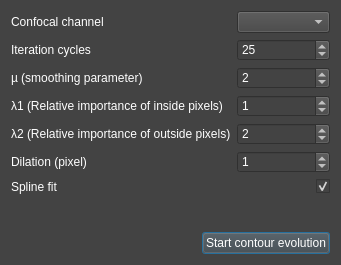
<?xml version="1.0" encoding="UTF-8"?>
<ui version="4.0">
 <class>Dialog_active_contour</class>
 <widget class="QDialog" name="Dialog_active_contour">
  <property name="geometry">
   <rect>
    <x>0</x>
    <y>0</y>
    <width>341</width>
    <height>265</height>
   </rect>
  </property>
  <property name="windowTitle">
   <string>Active contour selector tool</string>
  </property>
  <property name="styleSheet">
   <string notr="true">QWidget{
	background-color: rgb(67, 67, 67);
	color: rgb(255, 255, 255);
}</string>
  </property>
  <layout class="QVBoxLayout" name="verticalLayout">
   <item>
    <widget class="QWidget" name="formWidget" native="true">
     <property name="font">
      <font>
       <pointsize>10</pointsize>
       <weight>75</weight>
       <bold>true</bold>
      </font>
     </property>
     <layout class="QGridLayout" name="gridLayout">
      <property name="margin">
       <number>0</number>
      </property>
      <item row="0" column="1">
       <widget class="QComboBox" name="comboBox_confocal_channel_changer"/>
      </item>
      <item row="2" column="1">
       <widget class="QSpinBox" name="spinBox_mu">
        <property name="minimum">
         <number>0</number>
        </property>
        <property name="maximum">
         <number>100</number>
        </property>
        <property name="value">
         <number>2</number>
        </property>
       </widget>
      </item>
      <item row="4" column="0">
       <widget class="QLabel" name="label_4">
        <property name="toolTip">
         <string>Relative importance of the inside pixels</string>
        </property>
        <property name="text">
         <string>λ2 (Relative importance of outside pixels)</string>
        </property>
       </widget>
      </item>
      <item row="4" column="1">
       <widget class="QSpinBox" name="spinBox_lambda2">
        <property name="minimum">
         <number>0</number>
        </property>
        <property name="maximum">
         <number>100</number>
        </property>
        <property name="value">
         <number>2</number>
        </property>
       </widget>
      </item>
      <item row="1" column="0">
       <widget class="QLabel" name="label_2">
        <property name="text">
         <string>Iteration cycles</string>
        </property>
       </widget>
      </item>
      <item row="2" column="0">
       <widget class="QLabel" name="label">
        <property name="text">
         <string>µ (smoothing parameter)</string>
        </property>
       </widget>
      </item>
      <item row="3" column="0">
       <widget class="QLabel" name="label_3">
        <property name="toolTip">
         <string>Relative importance of the inside pixels</string>
        </property>
        <property name="text">
         <string>λ1 (Relative importance of inside pixels)</string>
        </property>
       </widget>
      </item>
      <item row="3" column="1">
       <widget class="QSpinBox" name="spinBox_lambda1">
        <property name="minimum">
         <number>0</number>
        </property>
        <property name="maximum">
         <number>100</number>
        </property>
        <property name="value">
         <number>1</number>
        </property>
       </widget>
      </item>
      <item row="1" column="1">
       <widget class="QSpinBox" name="spinBox_iteration_cycles">
        <property name="minimum">
         <number>1</number>
        </property>
        <property name="maximum">
         <number>500</number>
        </property>
        <property name="value">
         <number>25</number>
        </property>
       </widget>
      </item>
      <item row="0" column="0">
       <widget class="QLabel" name="label_5">
        <property name="toolTip">
         <string>Relative importance of the inside pixels</string>
        </property>
        <property name="text">
         <string>Confocal channel</string>
        </property>
       </widget>
      </item>
      <item row="5" column="0">
       <widget class="QLabel" name="label_6">
        <property name="toolTip">
         <string>Relative importance of the inside pixels</string>
        </property>
        <property name="text">
         <string>Dilation (pixel)</string>
        </property>
       </widget>
      </item>
      <item row="5" column="1">
       <widget class="QSpinBox" name="spinBox_dilation">
        <property name="minimum">
         <number>0</number>
        </property>
        <property name="maximum">
         <number>1000</number>
        </property>
        <property name="value">
         <number>1</number>
        </property>
       </widget>
      </item>
      <item row="6" column="0">
       <widget class="QLabel" name="label_7">
        <property name="toolTip">
         <string>Relative importance of the inside pixels</string>
        </property>
        <property name="text">
         <string>Spline fit</string>
        </property>
       </widget>
      </item>
      <item row="6" column="1">
       <widget class="QCheckBox" name="checkBox_spline_fit">
        <property name="layoutDirection">
         <enum>Qt::RightToLeft</enum>
        </property>
        <property name="checked">
         <bool>true</bool>
        </property>
       </widget>
      </item>
     </layout>
    </widget>
   </item>
   <item>
    <spacer name="verticalSpacer_3">
     <property name="orientation">
      <enum>Qt::Vertical</enum>
     </property>
     <property name="sizeHint" stdset="0">
      <size>
       <width>20</width>
       <height>40</height>
      </size>
     </property>
    </spacer>
   </item>
   <item>
    <layout class="QHBoxLayout" name="horizontalLayout">
     <property name="leftMargin">
      <number>0</number>
     </property>
     <property name="topMargin">
      <number>0</number>
     </property>
     <item>
      <spacer name="horizontalSpacer_2">
       <property name="orientation">
        <enum>Qt::Horizontal</enum>
       </property>
       <property name="sizeHint" stdset="0">
        <size>
         <width>40</width>
         <height>20</height>
        </size>
       </property>
      </spacer>
     </item>
     <item>
      <widget class="QPushButton" name="pushButton_run">
       <property name="text">
        <string>Start contour evolution</string>
       </property>
      </widget>
     </item>
    </layout>
   </item>
  </layout>
 </widget>
 <resources/>
 <connections/>
</ui>
